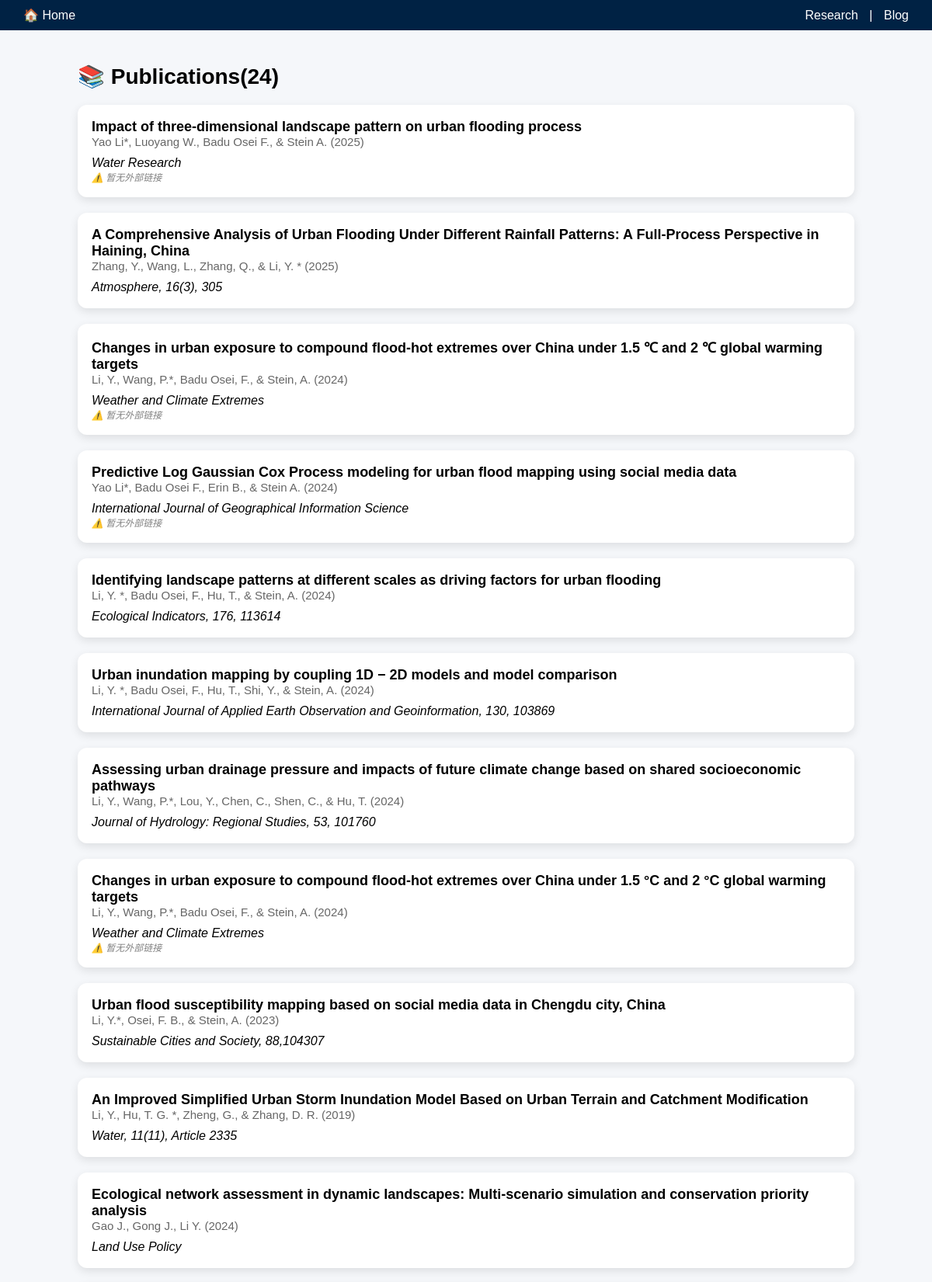
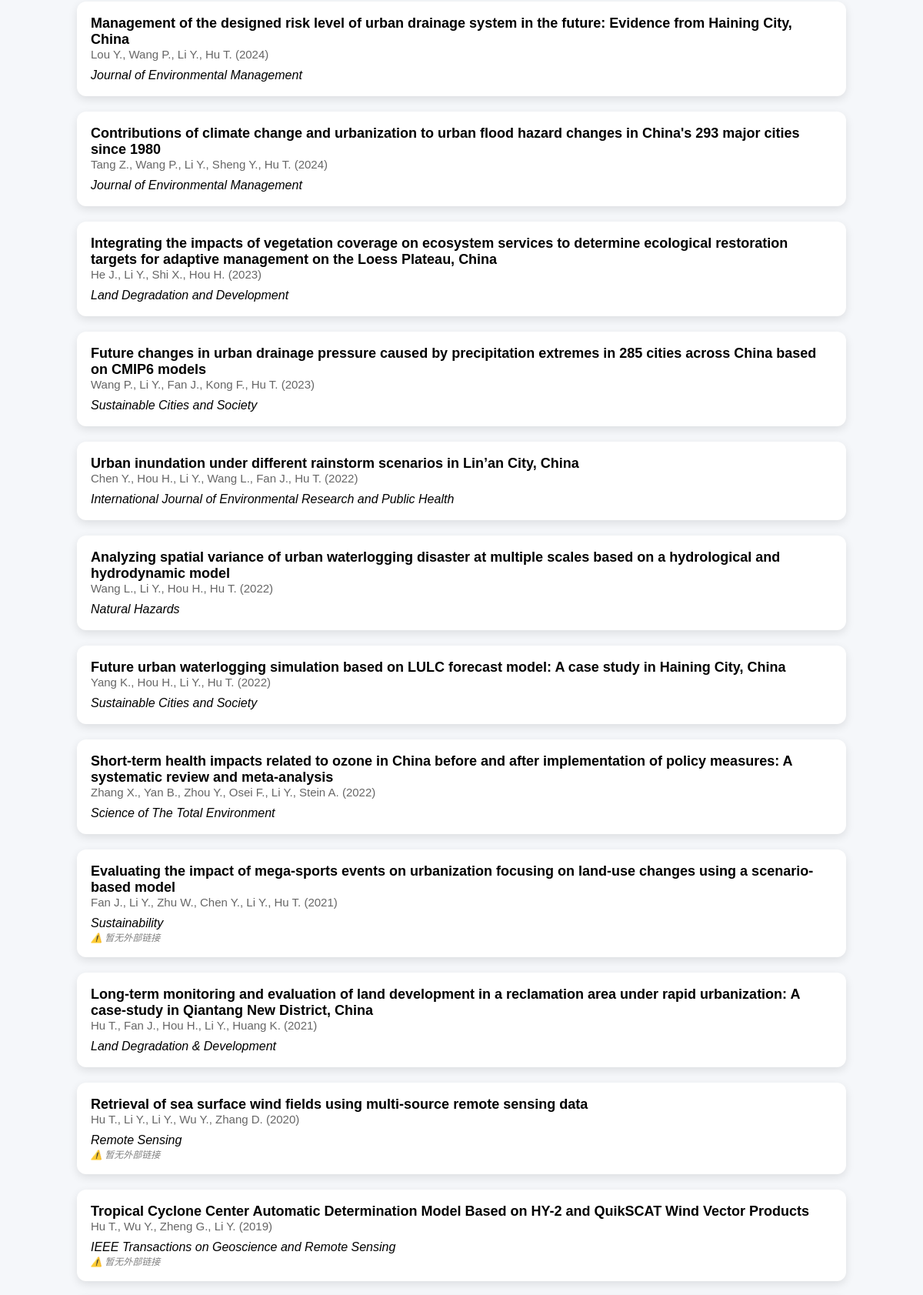
Screenshot of /research (upper part) with the database file from the repository (2 pictures, top to bottom).
### models/models.py (models this page shows)
class Paper(db.Model):
    id = db.Column(db.Integer, primary_key=True)
    title = db.Column(db.String(512), nullable=False)
    authors = db.Column(db.String(512), nullable=False)
    year = db.Column(db.String(10))
    journal = db.Column(db.String(512))
    url = db.Column(db.String(512))
    is_first_author = db.Column(db.Boolean, default=False)

### routes/research.py (the view)
@research_bp.route('/research')
def research():
    papers = Paper.query.order_by(Paper.year.desc()).all()
    paper_count = len(papers)
    return render_template('research.html', papers=papers, paper_count=paper_count)

### routes/home.py (called while the page is built, shortened)
@home_bp.before_app_request
def track_home_visit():
    if request.path != '/':
        return

### templates/research.html (shortened to what this page needs)
{% extends "layout.html" %}
{% block body_class %}content-page{% endblock %}
{% block content %}
<div class="container">
    <h2 class="section-title">📚 Publications({{paper_count}})</h2>
    {% for paper in papers if paper.is_first_author %}
    <div class="card"
         {% if paper.url %}onclick="window.open('{{ paper.url }}', '_blank')" style="cursor: pointer;" {% endif %}>
        <div class="card-title">{{ paper.title }}</div>
        <div class="card-meta">{{ paper.authors }} ({{ paper.year }})</div>
        <div class="card-desc"><em>{{ paper.journal }}</em></div>
        {% if not paper.url or paper.url.startswith('https://doi.org/10.xxx/xxx') %}
        <div class="card-note" style="color: gray; font-style: italic;">⚠️ 暂无外部链接</div>
        {% endif %}
    </div>
    {% endfor %}
    {% for paper in papers if not paper.is_first_author %}
    <div class="card"
         {% if paper.url %}onclick="window.open('{{ paper.url }}', '_blank')" style="cursor: pointer;" {% endif %}>
        <div class="card-title">{{ paper.title }}</div>
        <div class="card-meta">{{ paper.authors }} ({{ paper.year }})</div>
        <div class="card-desc"><em>{{ paper.journal }}</em></div>
        {% if not paper.url or paper.url.startswith('https://doi.org/10.xxx/xxx') %}
        <div class="card-note">⚠️ 暂无外部链接</div>
        {% endif %}
    </div>
    {% endfor %}
</div>
{% endblock %}

### templates/layout.html (shortened to what this page needs)
<!DOCTYPE html>
<html lang="zh">
<head>
    <link rel="stylesheet" href="{{ url_for('static', filename='css/styles.css') }}">
    <link rel="stylesheet" href="{{ url_for('static', filename='css/mobile_styles.css') }}">
</head>
<body class="{% block body_class %}{% endblock %}">
{% block header %}
{% if not hide_navbar %}
<div class="navbar">
    <div><a href="/">🏠 Home</a></div>
    <div><a href="/research">Research</a> | <a href="/blog">Blog</a></div>
</div>
{% endif %}
{% endblock %}
{% block content %}{% endblock %}
</body>
</html>

### static/css/styles.css (style rules this page uses)
html, body { margin: 0; padding: 0; height: 100%; }
body.content-page { font-family: "Noto Sans SC", "PingFang SC", "Microsoft YaHei", Arial, sans-serif; background-color: #f5f7fa; margin: 0; }
.navbar { background-color: #002244; color: white; padding: 10px 20px; display: flex; justify-content: space-between; align-items: center; }
.navbar a { color: white; text-decoration: none; margin: 0 10px; }
.container { max-width: 1000px; margin: auto; padding: 20px; }
.section-title { font-size: 28px; font-weight: bold; margin-bottom: 20px; }
.card { background-color: white; border-radius: 12px; padding: 18px; margin-bottom: 20px; box-shadow: 0 4px 12px rgba(0, 0, 0, 0.1); transition: transform 0.3s; }
.card-title { font-size: 18px; font-weight: bold; }
.card-meta { color: #666; font-size: 15px; margin-bottom: 10px; }
.card-desc { font-size: 16px; }
.card-note { font-size: 12px; color: gray; font-style: italic; }

### rows the page displays
Paper: title "Impact of three-dimensional landscape pattern on urban flooding process", authors "Yao Li*, Luoyang W., Badu Osei F., & Stein A.", year "2025", journal "Water Research", shows "⚠️ 暂无外部链接"
Paper: title "A Comprehensive Analysis of Urban Flooding Under Different Rainfall Patterns: A Full-Process Perspective in Haining, China", authors "Zhang, Y., Wang, L., Zhang, Q., & Li, Y. *", year "2025", journal "Atmosphere, 16(3), 305"
Paper: title "Changes in urban exposure to compound flood-hot extremes over China under 1.5 ℃ and 2 ℃ global warming targets", authors "Li, Y., Wang, P.*, Badu Osei, F., & Stein, A.", year "2024", journal "Weather and Climate Extremes", shows "⚠️ 暂无外部链接"
Paper: title "Predictive Log Gaussian Cox Process modeling for urban flood mapping using social media data", authors "Yao Li*, Badu Osei F., Erin B., & Stein A.", year "2024", journal "International Journal of Geographical Information Science", shows "⚠️ 暂无外部链接"
Paper: title "Identifying landscape patterns at different scales as driving factors for urban flooding", authors "Li, Y. *, Badu Osei, F., Hu, T., & Stein, A.", year "2024", journal "Ecological Indicators, 176, 113614"
Paper: title "Urban inundation mapping by coupling 1D − 2D models and model comparison", authors "Li, Y. *, Badu Osei, F., Hu, T., Shi, Y., & Stein, A.", year "2024", journal "International Journal of Applied Earth Observation and Geoinformation, 130, 103869"
Paper: title "Assessing urban drainage pressure and impacts of future climate change based on shared socioeconomic pathways", authors "Li, Y., Wang, P.*, Lou, Y., Chen, C., Shen, C., & Hu, T.", year "2024", journal "Journal of Hydrology: Regional Studies, 53, 101760"
Paper: title "Changes in urban exposure to compound flood-hot extremes over China under 1.5 °C and 2 °C global warming targets", authors "Li, Y., Wang, P.*, Badu Osei, F., & Stein, A.", year "2024", journal "Weather and Climate Extremes", shows "⚠️ 暂无外部链接"
Paper: title "Urban flood susceptibility mapping based on social media data in Chengdu city, China", authors "Li, Y.*, Osei, F. B., & Stein, A.", year "2023", journal "Sustainable Cities and Society, 88,104307"
Paper: title "An Improved Simplified Urban Storm Inundation Model Based on Urban Terrain and Catchment Modification", authors "Li, Y., Hu, T. G. *, Zheng, G., & Zhang, D. R.", year "2019", journal "Water, 11(11), Article 2335"
Paper: title "Ecological network assessment in dynamic landscapes: Multi-scenario simulation and conservation priority analysis", authors "Gao J., Gong J., Li Y.", year "2024", journal "Land Use Policy"
Paper: title "Management of the designed risk level of urban drainage system in the future: Evidence from Haining City, China", authors "Lou Y., Wang P., Li Y., Hu T.", year "2024", journal "Journal of Environmental Management"
Paper: title "Contributions of climate change and urbanization to urban flood hazard changes in China's 293 major cities since 1980", authors "Tang Z., Wang P., Li Y., Sheng Y., Hu T.", year "2024", journal "Journal of Environmental Management"
Paper: title "Integrating the impacts of vegetation coverage on ecosystem services to determine ecological restoration targets for adaptive management on the Loess Plateau, China", authors "He J., Li Y., Shi X., Hou H.", year "2023", journal "Land Degradation and Development"
Paper: title "Future changes in urban drainage pressure caused by precipitation extremes in 285 cities across China based on CMIP6 models", authors "Wang P., Li Y., Fan J., Kong F., Hu T.", year "2023", journal "Sustainable Cities and Society"
Paper: title "Urban inundation under different rainstorm scenarios in Lin’an City, China", authors "Chen Y., Hou H., Li Y., Wang L., Fan J., Hu T.", year "2022", journal "International Journal of Environmental Research and Public Health"
Paper: title "Analyzing spatial variance of urban waterlogging disaster at multiple scales based on a hydrological and hydrodynamic model", authors "Wang L., Li Y., Hou H., Hu T.", year "2022", journal "Natural Hazards"
Paper: title "Future urban waterlogging simulation based on LULC forecast model: A case study in Haining City, China", authors "Yang K., Hou H., Li Y., Hu T.", year "2022", journal "Sustainable Cities and Society"
Paper: title "Short-term health impacts related to ozone in China before and after implementation of policy measures: A systematic review and meta-analysis", authors "Zhang X., Yan B., Zhou Y., Osei F., Li Y., Stein A.", year "2022", journal "Science of The Total Environment"
Paper: title "Evaluating the impact of mega-sports events on urbanization focusing on land-use changes using a scenario-based model", authors "Fan J., Li Y., Zhu W., Chen Y., Li Y., Hu T.", year "2021", journal "Sustainability", url "⚠️ 暂无外部链接"
Paper: title "Long‐term monitoring and evaluation of land development in a reclamation area under rapid urbanization: A case‐study in Qiantang New District, China", authors "Hu T., Fan J., Hou H., Li Y., Huang K.", year "2021", journal "Land Degradation & Development"
Paper: title "Retrieval of sea surface wind fields using multi-source remote sensing data", authors "Hu T., Li Y., Li Y., Wu Y., Zhang D.", year "2020", journal "Remote Sensing", url "⚠️ 暂无外部链接"
Paper: title "Tropical Cyclone Center Automatic Determination Model Based on HY-2 and QuikSCAT Wind Vector Products", authors "Hu T., Wu Y., Zheng G., Li Y.", year "2019", journal "IEEE Transactions on Geoscience and Remote Sensing", url "⚠️ 暂无外部链接"

### other values shown
{{ paper_count }} "24"
